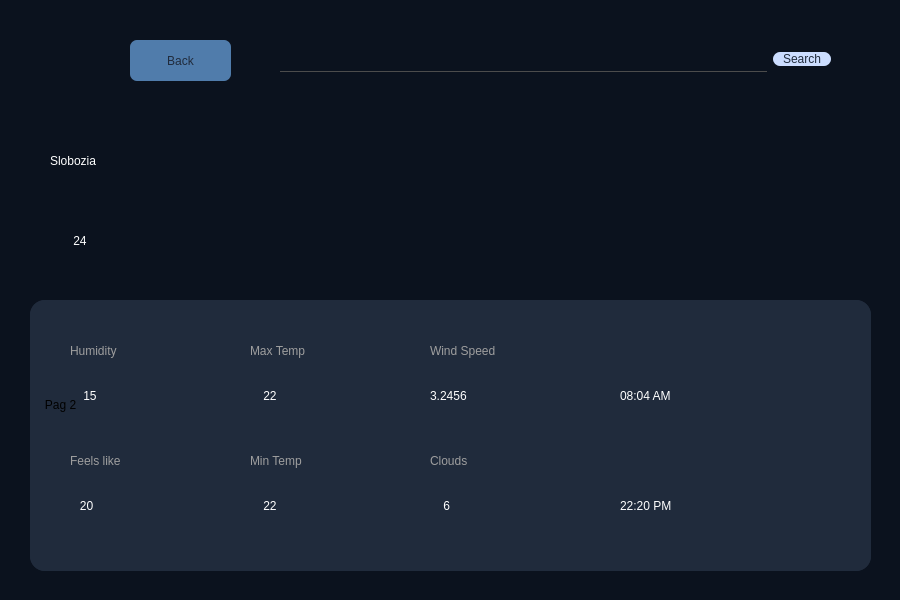
<?xml version="1.0" encoding="UTF-8"?>
<ui version="4.0">
 <class>MainWindow</class>
 <widget class="QDialog" name="MainWindow">
  <property name="geometry">
   <rect>
    <x>0</x>
    <y>0</y>
    <width>900</width>
    <height>600</height>
   </rect>
  </property>
  <property name="windowTitle">
   <string>Dialog</string>
  </property>
  <property name="styleSheet">
   <string notr="true">*{
front-family:century gothic;
front size:24px;
}
#MainWindow{
background:rgb(11,18,30);
}
QPushButton
{
border-radius:7px;
font: 700 17pt &quot;Berlin Sans FB Demi&quot;;
color:rgb(32, 43, 60);
background:rgb(204, 221, 255);
}
QLineEdit
{
color:rgb(76, 76, 76);
background:transparent;
border:none;
border-bottom:1px solid rgb(76,76,76);
font-size:15pt;
}
QFrame{
background:#202b3c;
border-radius:15px;
}

QLabel
{
background:transparent;
font: 900 20pt &quot;Artifakt Element Heavy&quot;;
color:rgb(255, 255, 255);
}
#label_NameCity
{
font: 900 36pt &quot;Artifakt Element Heavy&quot;;
}
#label_temp
{
font: 900 30pt &quot;Artifakt Element Heavy&quot;;
}
#label_FeelsLike
{
font: 700 9pt &quot;Segoe Print&quot;;
color:rgb(158, 158, 158);
}
#label_Clouds
{
font: 700 9pt &quot;Segoe Print&quot;;
color:rgb(158, 158, 158);
}
#label_Humidity
{
font: 700 9pt &quot;Segoe Print&quot;;
color:rgb(158, 158, 158);
}
#label_MinTemp
{
font: 700 9pt &quot;Segoe Print&quot;;
color:rgb(158, 158, 158);
}
#label_MaxTemp
{
font: 700 9pt &quot;Segoe Print&quot;;
color:rgb(158, 158, 158);
}
#label_WindSpeed
{
font: 700 9pt &quot;Segoe Print&quot;;
color:rgb(158, 158, 158);
}</string>
  </property>
  <widget class="QLabel" name="label_NameCity">
   <property name="geometry">
    <rect>
     <x>50</x>
     <y>100</y>
     <width>381</width>
     <height>121</height>
    </rect>
   </property>
   <property name="text">
    <string>Slobozia</string>
   </property>
  </widget>
  <widget class="QLabel" name="label_temp">
   <property name="geometry">
    <rect>
     <x>50</x>
     <y>180</y>
     <width>381</width>
     <height>121</height>
    </rect>
   </property>
   <property name="text">
    <string>       24</string>
   </property>
  </widget>
  <widget class="QLabel" name="label_Icon">
   <property name="geometry">
    <rect>
     <x>500</x>
     <y>80</y>
     <width>250</width>
     <height>250</height>
    </rect>
   </property>
   <property name="text">
    <string/>
   </property>
   <property name="textFormat">
    <enum>Qt::AutoText</enum>
   </property>
   <property name="scaledContents">
    <bool>true</bool>
   </property>
   <property name="wordWrap">
    <bool>false</bool>
   </property>
   <property name="openExternalLinks">
    <bool>false</bool>
   </property>
  </widget>
  <widget class="QWidget" name="layoutWidget">
   <property name="geometry">
    <rect>
     <x>280</x>
     <y>40</y>
     <width>551</width>
     <height>38</height>
    </rect>
   </property>
   <layout class="QHBoxLayout" name="horizontalLayout">
    <item>
     <widget class="QLineEdit" name="lineEdit_SearchBar"/>
    </item>
    <item>
     <widget class="QPushButton" name="pushButton_Search">
      <property name="text">
       <string>   Search   </string>
      </property>
     </widget>
    </item>
   </layout>
  </widget>
  <widget class="QPushButton" name="pushButton_back">
   <property name="geometry">
    <rect>
     <x>130</x>
     <y>40</y>
     <width>101</width>
     <height>41</height>
    </rect>
   </property>
   <property name="styleSheet">
    <string notr="true">background:rgb(80, 124, 171);</string>
   </property>
   <property name="text">
    <string>Back</string>
   </property>
  </widget>
  <widget class="QStackedWidget" name="stackedWidget">
   <property name="geometry">
    <rect>
     <x>30</x>
     <y>300</y>
     <width>841</width>
     <height>271</height>
    </rect>
   </property>
   <property name="styleSheet">
    <string notr="true">background:#202b3c;
border-top-left-radius:15px;
border-top-right-radius:15px;
border-bottom-right-radius:15px;
border-bottom-left-radius:15px;


</string>
   </property>
   <property name="frameShadow">
    <enum>QFrame::Plain</enum>
   </property>
   <property name="midLineWidth">
    <number>1</number>
   </property>
   <property name="currentIndex">
    <number>1</number>
   </property>
   <widget class="QWidget" name="page">
    <widget class="QPushButton" name="pag1">
     <property name="geometry">
      <rect>
       <x>10</x>
       <y>90</y>
       <width>41</width>
       <height>29</height>
      </rect>
     </property>
     <property name="styleSheet">
      <string notr="true">color:black;
font: 700 7pt &quot;Segoe Print&quot;;</string>
     </property>
     <property name="text">
      <string>Pag 1</string>
     </property>
    </widget>
    <widget class="QLabel" name="temp1_ora1">
     <property name="geometry">
      <rect>
       <x>40</x>
       <y>10</y>
       <width>51</width>
       <height>21</height>
      </rect>
     </property>
     <property name="styleSheet">
      <string notr="true">font: 700 10pt &quot;Segoe UI&quot;;
border-radius:7px;
color:black;
background:rgb(80, 124, 171);
</string>
     </property>
     <property name="text">
      <string>10^C</string>
     </property>
    </widget>
    <widget class="QLabel" name="temp2_ora2">
     <property name="geometry">
      <rect>
       <x>140</x>
       <y>10</y>
       <width>51</width>
       <height>21</height>
      </rect>
     </property>
     <property name="styleSheet">
      <string notr="true">font: 700 10pt &quot;Segoe UI&quot;;
border-radius:7px;
color:black;
background:rgb(80, 124, 171);
</string>
     </property>
     <property name="text">
      <string>10^C</string>
     </property>
    </widget>
    <widget class="QLabel" name="temp3_ora3">
     <property name="geometry">
      <rect>
       <x>240</x>
       <y>10</y>
       <width>51</width>
       <height>21</height>
      </rect>
     </property>
     <property name="styleSheet">
      <string notr="true">font: 700 10pt &quot;Segoe UI&quot;;
border-radius:7px;
color:black;
background:rgb(80, 124, 171);
</string>
     </property>
     <property name="text">
      <string>10^C</string>
     </property>
    </widget>
    <widget class="QLabel" name="temp4_ora4">
     <property name="geometry">
      <rect>
       <x>340</x>
       <y>10</y>
       <width>51</width>
       <height>21</height>
      </rect>
     </property>
     <property name="styleSheet">
      <string notr="true">font: 700 10pt &quot;Segoe UI&quot;;
border-radius:7px;
color:black;
background:rgb(80, 124, 171);
</string>
     </property>
     <property name="text">
      <string>10^C</string>
     </property>
    </widget>
    <widget class="QLabel" name="temp5_ora5">
     <property name="geometry">
      <rect>
       <x>440</x>
       <y>10</y>
       <width>51</width>
       <height>21</height>
      </rect>
     </property>
     <property name="styleSheet">
      <string notr="true">font: 700 10pt &quot;Segoe UI&quot;;
border-radius:7px;
color:black;
background:rgb(80, 124, 171);
</string>
     </property>
     <property name="text">
      <string>10^C</string>
     </property>
    </widget>
    <widget class="QLabel" name="temp6_ora6">
     <property name="geometry">
      <rect>
       <x>540</x>
       <y>10</y>
       <width>51</width>
       <height>21</height>
      </rect>
     </property>
     <property name="styleSheet">
      <string notr="true">font: 700 10pt &quot;Segoe UI&quot;;
border-radius:7px;
color:black;
background:rgb(80, 124, 171);
</string>
     </property>
     <property name="text">
      <string>10^C</string>
     </property>
    </widget>
    <widget class="QLabel" name="temp7_ora7">
     <property name="geometry">
      <rect>
       <x>640</x>
       <y>10</y>
       <width>51</width>
       <height>21</height>
      </rect>
     </property>
     <property name="styleSheet">
      <string notr="true">font: 700 10pt &quot;Segoe UI&quot;;
border-radius:7px;
color:black;
background:rgb(80, 124, 171);</string>
     </property>
     <property name="text">
      <string>10^C</string>
     </property>
    </widget>
    <widget class="QLabel" name="temp8_ora8">
     <property name="geometry">
      <rect>
       <x>740</x>
       <y>10</y>
       <width>51</width>
       <height>21</height>
      </rect>
     </property>
     <property name="autoFillBackground">
      <bool>false</bool>
     </property>
     <property name="styleSheet">
      <string notr="true">font: 700 10pt &quot;Segoe UI&quot;;
border-radius:7px;
color:black;
background:rgb(80, 124, 171);</string>
     </property>
     <property name="text">
      <string>10^C</string>
     </property>
    </widget>
    <widget class="QLabel" name="ora1_temp1">
     <property name="geometry">
      <rect>
       <x>28</x>
       <y>50</y>
       <width>71</width>
       <height>21</height>
      </rect>
     </property>
     <property name="styleSheet">
      <string notr="true">font: 900 15pt &quot;Artifakt Element Heavy&quot;;</string>
     </property>
     <property name="text">
      <string>00:00</string>
     </property>
    </widget>
    <widget class="QLabel" name="ora2_temp2">
     <property name="geometry">
      <rect>
       <x>130</x>
       <y>50</y>
       <width>71</width>
       <height>21</height>
      </rect>
     </property>
     <property name="styleSheet">
      <string notr="true">font: 900 15pt &quot;Artifakt Element Heavy&quot;;</string>
     </property>
     <property name="text">
      <string>03:00</string>
     </property>
    </widget>
    <widget class="QLabel" name="ora4_temp4">
     <property name="geometry">
      <rect>
       <x>330</x>
       <y>50</y>
       <width>71</width>
       <height>21</height>
      </rect>
     </property>
     <property name="styleSheet">
      <string notr="true">font: 900 15pt &quot;Artifakt Element Heavy&quot;;</string>
     </property>
     <property name="text">
      <string>09:00</string>
     </property>
    </widget>
    <widget class="QLabel" name="ora5_temp5">
     <property name="geometry">
      <rect>
       <x>430</x>
       <y>50</y>
       <width>71</width>
       <height>21</height>
      </rect>
     </property>
     <property name="styleSheet">
      <string notr="true">font: 900 15pt &quot;Artifakt Element Heavy&quot;;</string>
     </property>
     <property name="text">
      <string>12:00</string>
     </property>
    </widget>
    <widget class="QLabel" name="ora3_temp3">
     <property name="geometry">
      <rect>
       <x>230</x>
       <y>50</y>
       <width>71</width>
       <height>21</height>
      </rect>
     </property>
     <property name="styleSheet">
      <string notr="true">font: 900 15pt &quot;Artifakt Element Heavy&quot;;</string>
     </property>
     <property name="text">
      <string>06:00</string>
     </property>
    </widget>
    <widget class="QLabel" name="ora6_temp6">
     <property name="geometry">
      <rect>
       <x>530</x>
       <y>50</y>
       <width>71</width>
       <height>21</height>
      </rect>
     </property>
     <property name="styleSheet">
      <string notr="true">font: 900 15pt &quot;Artifakt Element Heavy&quot;;</string>
     </property>
     <property name="text">
      <string>15:00</string>
     </property>
    </widget>
    <widget class="QLabel" name="ora7_temp7">
     <property name="geometry">
      <rect>
       <x>630</x>
       <y>50</y>
       <width>71</width>
       <height>21</height>
      </rect>
     </property>
     <property name="styleSheet">
      <string notr="true">font: 900 15pt &quot;Artifakt Element Heavy&quot;;</string>
     </property>
     <property name="text">
      <string>18:00</string>
     </property>
    </widget>
    <widget class="QLabel" name="ora8_temp8">
     <property name="geometry">
      <rect>
       <x>730</x>
       <y>50</y>
       <width>71</width>
       <height>21</height>
      </rect>
     </property>
     <property name="styleSheet">
      <string notr="true">font: 900 15pt &quot;Artifakt Element Heavy&quot;;</string>
     </property>
     <property name="text">
      <string>21:00</string>
     </property>
    </widget>
    <widget class="QLabel" name="max7_zi7">
     <property name="geometry">
      <rect>
       <x>780</x>
       <y>130</y>
       <width>45</width>
       <height>21</height>
      </rect>
     </property>
     <property name="styleSheet">
      <string notr="true">font: 700 10pt &quot;Segoe UI&quot;;
border-radius:7px;
color:black;
background:rgb(80, 124, 171);</string>
     </property>
     <property name="text">
      <string>10^C</string>
     </property>
    </widget>
    <widget class="QLabel" name="iconita_zi5">
     <property name="geometry">
      <rect>
       <x>500</x>
       <y>160</y>
       <width>63</width>
       <height>63</height>
      </rect>
     </property>
     <property name="text">
      <string>TextLabel</string>
     </property>
    </widget>
    <widget class="QLabel" name="iconita_zi7">
     <property name="geometry">
      <rect>
       <x>740</x>
       <y>160</y>
       <width>63</width>
       <height>63</height>
      </rect>
     </property>
     <property name="text">
      <string>TextLabel</string>
     </property>
    </widget>
    <widget class="QLabel" name="min5_zi5">
     <property name="geometry">
      <rect>
       <x>490</x>
       <y>130</y>
       <width>45</width>
       <height>21</height>
      </rect>
     </property>
     <property name="styleSheet">
      <string notr="true">font: 700 10pt &quot;Segoe UI&quot;;
border-radius:7px;
color:black;
background:rgb(80, 124, 171);
</string>
     </property>
     <property name="text">
      <string>10^C</string>
     </property>
    </widget>
    <widget class="QLabel" name="min3_zi3">
     <property name="geometry">
      <rect>
       <x>250</x>
       <y>130</y>
       <width>45</width>
       <height>21</height>
      </rect>
     </property>
     <property name="styleSheet">
      <string notr="true">font: 700 10pt &quot;Segoe UI&quot;;
border-radius:7px;
color:black;
background:rgb(80, 124, 171);
</string>
     </property>
     <property name="text">
      <string>10^C</string>
     </property>
    </widget>
    <widget class="QLabel" name="min2_zi2">
     <property name="geometry">
      <rect>
       <x>130</x>
       <y>130</y>
       <width>45</width>
       <height>21</height>
      </rect>
     </property>
     <property name="styleSheet">
      <string notr="true">font: 700 10pt &quot;Segoe UI&quot;;
border-radius:7px;
color:black;
background:rgb(80, 124, 171);
</string>
     </property>
     <property name="text">
      <string>10^C</string>
     </property>
    </widget>
    <widget class="QLabel" name="iconita_zi2">
     <property name="geometry">
      <rect>
       <x>140</x>
       <y>160</y>
       <width>63</width>
       <height>63</height>
      </rect>
     </property>
     <property name="text">
      <string>TextLabel</string>
     </property>
    </widget>
    <widget class="QLabel" name="iconita_zi3">
     <property name="geometry">
      <rect>
       <x>260</x>
       <y>160</y>
       <width>63</width>
       <height>63</height>
      </rect>
     </property>
     <property name="text">
      <string>TextLabel</string>
     </property>
    </widget>
    <widget class="QLabel" name="min6_zi6">
     <property name="geometry">
      <rect>
       <x>610</x>
       <y>130</y>
       <width>45</width>
       <height>21</height>
      </rect>
     </property>
     <property name="styleSheet">
      <string notr="true">font: 700 10pt &quot;Segoe UI&quot;;
border-radius:7px;
color:black;
background:rgb(80, 124, 171);
</string>
     </property>
     <property name="text">
      <string>10^C</string>
     </property>
    </widget>
    <widget class="QLabel" name="min4_zi4">
     <property name="geometry">
      <rect>
       <x>370</x>
       <y>130</y>
       <width>45</width>
       <height>21</height>
      </rect>
     </property>
     <property name="styleSheet">
      <string notr="true">font: 700 10pt &quot;Segoe UI&quot;;
border-radius:7px;
color:black;
background:rgb(80, 124, 171);
</string>
     </property>
     <property name="text">
      <string>10^C</string>
     </property>
    </widget>
    <widget class="QLabel" name="iconita_zi6">
     <property name="geometry">
      <rect>
       <x>620</x>
       <y>160</y>
       <width>63</width>
       <height>63</height>
      </rect>
     </property>
     <property name="text">
      <string>TextLabel</string>
     </property>
    </widget>
    <widget class="QLabel" name="max6_zi6">
     <property name="geometry">
      <rect>
       <x>660</x>
       <y>130</y>
       <width>45</width>
       <height>21</height>
      </rect>
     </property>
     <property name="styleSheet">
      <string notr="true">font: 700 10pt &quot;Segoe UI&quot;;
border-radius:7px;
color:black;
background:rgb(80, 124, 171);

</string>
     </property>
     <property name="text">
      <string>10^C</string>
     </property>
    </widget>
    <widget class="QLabel" name="iconita_zi1">
     <property name="geometry">
      <rect>
       <x>30</x>
       <y>160</y>
       <width>61</width>
       <height>61</height>
      </rect>
     </property>
     <property name="text">
      <string>TextLabel</string>
     </property>
    </widget>
    <widget class="QLabel" name="iconita_zi4">
     <property name="geometry">
      <rect>
       <x>380</x>
       <y>160</y>
       <width>63</width>
       <height>63</height>
      </rect>
     </property>
     <property name="text">
      <string>TextLabel</string>
     </property>
    </widget>
    <widget class="QLabel" name="zi4">
     <property name="geometry">
      <rect>
       <x>380</x>
       <y>230</y>
       <width>81</width>
       <height>21</height>
      </rect>
     </property>
     <property name="styleSheet">
      <string notr="true">font: 700 10pt &quot;Segoe Print&quot;;
color:rgb(158, 158, 158);</string>
     </property>
     <property name="text">
      <string>Joi</string>
     </property>
    </widget>
    <widget class="QLabel" name="zi3">
     <property name="geometry">
      <rect>
       <x>260</x>
       <y>230</y>
       <width>81</width>
       <height>21</height>
      </rect>
     </property>
     <property name="styleSheet">
      <string notr="true">font: 700 10pt &quot;Segoe Print&quot;;
color:rgb(158, 158, 158);</string>
     </property>
     <property name="text">
      <string>Miercuri</string>
     </property>
    </widget>
    <widget class="QLabel" name="zi7">
     <property name="geometry">
      <rect>
       <x>740</x>
       <y>230</y>
       <width>81</width>
       <height>21</height>
      </rect>
     </property>
     <property name="styleSheet">
      <string notr="true">font: 700 10pt &quot;Segoe Print&quot;;
color:rgb(158, 158, 158);</string>
     </property>
     <property name="text">
      <string>Duminica</string>
     </property>
    </widget>
    <widget class="QLabel" name="zi6">
     <property name="geometry">
      <rect>
       <x>620</x>
       <y>230</y>
       <width>81</width>
       <height>21</height>
      </rect>
     </property>
     <property name="styleSheet">
      <string notr="true">font: 700 10pt &quot;Segoe Print&quot;;
color:rgb(158, 158, 158);</string>
     </property>
     <property name="text">
      <string>Sambata</string>
     </property>
    </widget>
    <widget class="QLabel" name="zi5">
     <property name="geometry">
      <rect>
       <x>500</x>
       <y>230</y>
       <width>81</width>
       <height>21</height>
      </rect>
     </property>
     <property name="styleSheet">
      <string notr="true">font: 700 10pt &quot;Segoe Print&quot;;
color:rgb(158, 158, 158);</string>
     </property>
     <property name="text">
      <string>Vineri</string>
     </property>
    </widget>
    <widget class="QLabel" name="zi2">
     <property name="geometry">
      <rect>
       <x>140</x>
       <y>230</y>
       <width>81</width>
       <height>21</height>
      </rect>
     </property>
     <property name="styleSheet">
      <string notr="true">font: 700 10pt &quot;Segoe Print&quot;;
color:rgb(158, 158, 158);</string>
     </property>
     <property name="text">
      <string>Marti</string>
     </property>
    </widget>
    <widget class="QLabel" name="zi1">
     <property name="geometry">
      <rect>
       <x>30</x>
       <y>230</y>
       <width>81</width>
       <height>21</height>
      </rect>
     </property>
     <property name="styleSheet">
      <string notr="true">font: 700 10pt &quot;Segoe Print&quot;;
color:rgb(158, 158, 158);</string>
     </property>
     <property name="text">
      <string>Luni</string>
     </property>
    </widget>
    <widget class="QLabel" name="min7_zi7">
     <property name="enabled">
      <bool>true</bool>
     </property>
     <property name="geometry">
      <rect>
       <x>730</x>
       <y>130</y>
       <width>45</width>
       <height>21</height>
      </rect>
     </property>
     <property name="styleSheet">
      <string notr="true">font: 700 10pt &quot;Segoe UI&quot;;
border-radius:7px;
color:black;
background:rgb(80, 124, 171);
</string>
     </property>
     <property name="text">
      <string>10^C</string>
     </property>
    </widget>
    <widget class="QLabel" name="max3_zi3">
     <property name="geometry">
      <rect>
       <x>300</x>
       <y>130</y>
       <width>45</width>
       <height>21</height>
      </rect>
     </property>
     <property name="styleSheet">
      <string notr="true">font: 700 10pt &quot;Segoe UI&quot;;
border-radius:7px;
color:black;
background:rgb(80, 124, 171);
</string>
     </property>
     <property name="text">
      <string>10^C</string>
     </property>
    </widget>
    <widget class="QLabel" name="max5_zi5">
     <property name="geometry">
      <rect>
       <x>540</x>
       <y>130</y>
       <width>45</width>
       <height>21</height>
      </rect>
     </property>
     <property name="styleSheet">
      <string notr="true">font: 700 10pt &quot;Segoe UI&quot;;
border-radius:7px;
color:black;
background:rgb(80, 124, 171);
</string>
     </property>
     <property name="text">
      <string>35^C</string>
     </property>
    </widget>
    <widget class="QLabel" name="min1_zi1">
     <property name="geometry">
      <rect>
       <x>10</x>
       <y>130</y>
       <width>45</width>
       <height>21</height>
      </rect>
     </property>
     <property name="styleSheet">
      <string notr="true">font: 700 10pt &quot;Segoe UI&quot;;
border-radius:7px;
color:black;
background:rgb(80, 124, 171);
</string>
     </property>
     <property name="text">
      <string>10^C</string>
     </property>
    </widget>
    <widget class="QLabel" name="max2_zi2">
     <property name="geometry">
      <rect>
       <x>180</x>
       <y>130</y>
       <width>45</width>
       <height>21</height>
      </rect>
     </property>
     <property name="styleSheet">
      <string notr="true">font: 700 10pt &quot;Segoe UI&quot;;
border-radius:7px;
color:black;
background:rgb(80, 124, 171);
</string>
     </property>
     <property name="text">
      <string>10^C</string>
     </property>
    </widget>
    <widget class="QLabel" name="max4_zi4">
     <property name="geometry">
      <rect>
       <x>420</x>
       <y>130</y>
       <width>45</width>
       <height>21</height>
      </rect>
     </property>
     <property name="styleSheet">
      <string notr="true">font: 700 10pt &quot;Segoe UI&quot;;
border-radius:7px;
color:black;
background:rgb(80, 124, 171);
</string>
     </property>
     <property name="text">
      <string>10^C</string>
     </property>
    </widget>
    <widget class="QLabel" name="max1_zi1">
     <property name="geometry">
      <rect>
       <x>60</x>
       <y>130</y>
       <width>45</width>
       <height>21</height>
      </rect>
     </property>
     <property name="styleSheet">
      <string notr="true">font: 700 10pt &quot;Segoe UI&quot;;
border-radius:7px;
color:black;
background:rgb(80, 124, 171);
</string>
     </property>
     <property name="text">
      <string>10^C</string>
     </property>
    </widget>
   </widget>
   <widget class="QWidget" name="page_2">
    <widget class="QLabel" name="label_Humidity">
     <property name="geometry">
      <rect>
       <x>40</x>
       <y>40</y>
       <width>151</width>
       <height>21</height>
      </rect>
     </property>
     <property name="text">
      <string>Humidity</string>
     </property>
    </widget>
    <widget class="QLabel" name="label_humidity">
     <property name="geometry">
      <rect>
       <x>40</x>
       <y>70</y>
       <width>151</width>
       <height>51</height>
      </rect>
     </property>
     <property name="text">
      <string>    15</string>
     </property>
    </widget>
    <widget class="QLabel" name="label_Sunset">
     <property name="geometry">
      <rect>
       <x>620</x>
       <y>110</y>
       <width>100</width>
       <height>100</height>
      </rect>
     </property>
     <property name="text">
      <string/>
     </property>
     <property name="scaledContents">
      <bool>true</bool>
     </property>
    </widget>
    <widget class="QLabel" name="label_Sunrise">
     <property name="geometry">
      <rect>
       <x>620</x>
       <y>0</y>
       <width>100</width>
       <height>100</height>
      </rect>
     </property>
     <property name="text">
      <string/>
     </property>
     <property name="scaledContents">
      <bool>true</bool>
     </property>
    </widget>
    <widget class="QLabel" name="label_feelsLike">
     <property name="geometry">
      <rect>
       <x>40</x>
       <y>180</y>
       <width>151</width>
       <height>51</height>
      </rect>
     </property>
     <property name="text">
      <string>   20</string>
     </property>
    </widget>
    <widget class="QLabel" name="label_maxTemp">
     <property name="geometry">
      <rect>
       <x>220</x>
       <y>70</y>
       <width>151</width>
       <height>51</height>
      </rect>
     </property>
     <property name="text">
      <string>    22</string>
     </property>
    </widget>
    <widget class="QLabel" name="label_minTemp">
     <property name="geometry">
      <rect>
       <x>220</x>
       <y>180</y>
       <width>151</width>
       <height>51</height>
      </rect>
     </property>
     <property name="text">
      <string>    22</string>
     </property>
    </widget>
    <widget class="QLabel" name="label_Clouds">
     <property name="geometry">
      <rect>
       <x>400</x>
       <y>150</y>
       <width>151</width>
       <height>21</height>
      </rect>
     </property>
     <property name="text">
      <string>Clouds</string>
     </property>
    </widget>
    <widget class="QLabel" name="label_FeelsLike">
     <property name="geometry">
      <rect>
       <x>40</x>
       <y>150</y>
       <width>151</width>
       <height>21</height>
      </rect>
     </property>
     <property name="text">
      <string>Feels like</string>
     </property>
    </widget>
    <widget class="QLabel" name="label_clouds">
     <property name="geometry">
      <rect>
       <x>400</x>
       <y>180</y>
       <width>151</width>
       <height>51</height>
      </rect>
     </property>
     <property name="text">
      <string>    6</string>
     </property>
    </widget>
    <widget class="QLabel" name="label_sunrise">
     <property name="geometry">
      <rect>
       <x>590</x>
       <y>80</y>
       <width>161</width>
       <height>31</height>
      </rect>
     </property>
     <property name="text">
      <string>08:04 AM</string>
     </property>
    </widget>
    <widget class="QLabel" name="label_sunset">
     <property name="geometry">
      <rect>
       <x>590</x>
       <y>190</y>
       <width>161</width>
       <height>31</height>
      </rect>
     </property>
     <property name="text">
      <string>22:20 PM</string>
     </property>
    </widget>
    <widget class="QLabel" name="label_MinTemp">
     <property name="geometry">
      <rect>
       <x>220</x>
       <y>150</y>
       <width>151</width>
       <height>21</height>
      </rect>
     </property>
     <property name="text">
      <string>Min Temp</string>
     </property>
    </widget>
    <widget class="QLabel" name="label_MaxTemp">
     <property name="geometry">
      <rect>
       <x>220</x>
       <y>40</y>
       <width>151</width>
       <height>21</height>
      </rect>
     </property>
     <property name="text">
      <string>Max Temp</string>
     </property>
    </widget>
    <widget class="QLabel" name="label_WindSpeed">
     <property name="geometry">
      <rect>
       <x>400</x>
       <y>40</y>
       <width>151</width>
       <height>21</height>
      </rect>
     </property>
     <property name="text">
      <string>Wind Speed</string>
     </property>
    </widget>
    <widget class="QLabel" name="label_windSpeed">
     <property name="geometry">
      <rect>
       <x>400</x>
       <y>70</y>
       <width>151</width>
       <height>51</height>
      </rect>
     </property>
     <property name="text">
      <string>3.2456</string>
     </property>
    </widget>
    <widget class="QPushButton" name="pag2">
     <property name="geometry">
      <rect>
       <x>10</x>
       <y>90</y>
       <width>41</width>
       <height>29</height>
      </rect>
     </property>
     <property name="styleSheet">
      <string notr="true">color:black;
font: 700 7pt &quot;Segoe Print&quot;;</string>
     </property>
     <property name="text">
      <string>Pag 2</string>
     </property>
    </widget>
   </widget>
  </widget>
  <widget class="QPushButton" name="pushButton_refresh">
   <property name="geometry">
    <rect>
     <x>30</x>
     <y>40</y>
     <width>61</width>
     <height>41</height>
    </rect>
   </property>
   <property name="autoFillBackground">
    <bool>false</bool>
   </property>
   <property name="styleSheet">
    <string notr="true">background:transparent
</string>
   </property>
   <property name="text">
    <string/>
   </property>
   <property name="icon">
    <iconset>
     <normaloff>img/transparent-refresh.png</normaloff>img/transparent-refresh.png</iconset>
   </property>
   <property name="iconSize">
    <size>
     <width>50</width>
     <height>50</height>
    </size>
   </property>
  </widget>
 </widget>
 <resources/>
 <connections/>
</ui>
